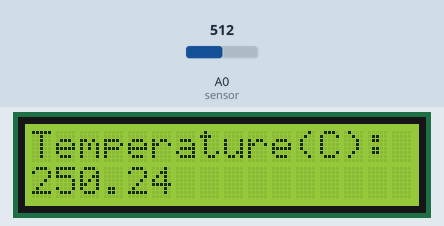
This sketch was run on a simulated Arduino Uno, built with avr-gcc and run on an emulated ATmega328P. On the bench: 16×2 character LCD. The inputs (shaded band) are chosen by the test bench; at power-on: A0 (sensor) = 512.

Above: at 1.2 s.
1.3 s: A0 (sensor) set to 716
At 2.7 s:
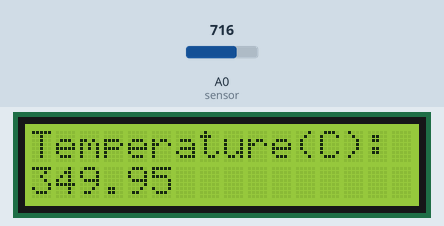
3.0 s: A0 (sensor) set to 900
At 4.3 s:
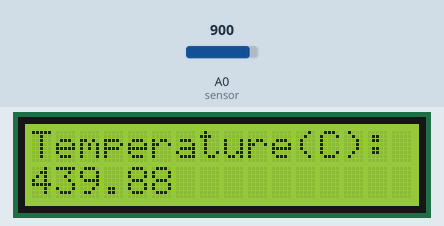
4.6 s: A0 (sensor) set to 1023
At 5.1 s:
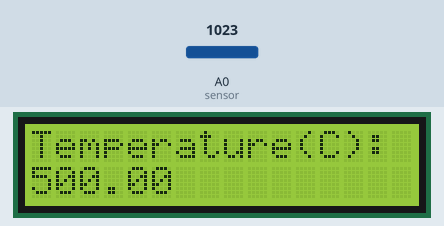
Timing chart, 0 to 7.6 s (numbered marks = the images above; inputs shaded):
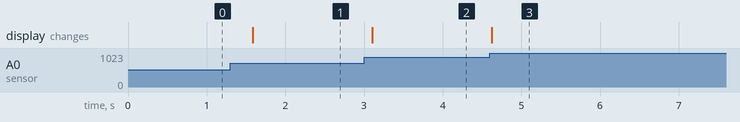

Measured:
- after the input at 1.3 s, the display: changes after 0.29 s (image 1)
- after the input at 3.0 s, the display: changes after 0.10 s (image 2)
- after the input at 4.6 s, the display: changes at once (image 3)

The sketch:

TemperatureLCD.ino
```cpp
#include <LiquidCrystal.h>
LiquidCrystal lcd(12,11,5,4,3,2);
const int sensor=A0;
int input=0;
float temp=0;

void setup()
{
    lcd.begin(16,2);
    lcd.home();
}

void loop()
{
    input=analogRead(sensor);
    temp=(5.0*input*100.0)/1023;
    lcd.clear();
    lcd.write("Temperature(C):");
    lcd.setCursor(0,1);
    lcd.print(temp);
    delay(500);
}
```
